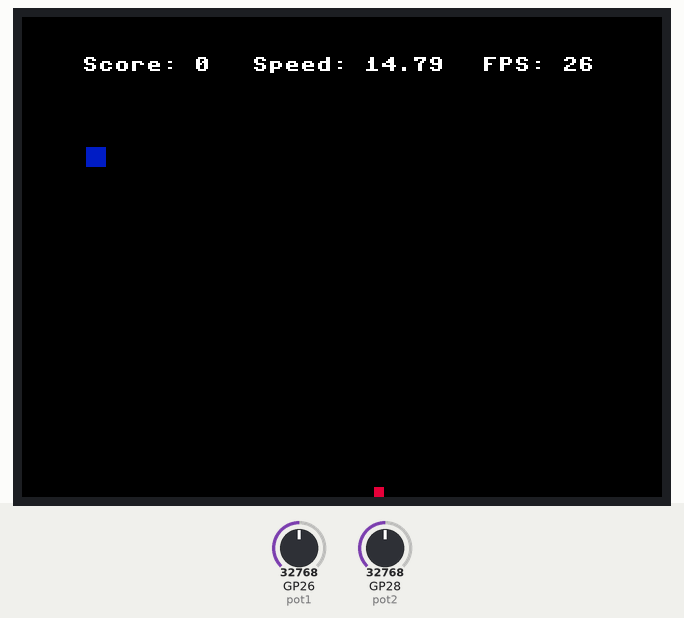
This program was run on a simulated Raspberry Pi Pico running MicroPython. On the bench: 320×240 colour display. The inputs (shaded band) are chosen by the test bench; at power-on: GP26 (pot1) = 32768, GP28 (pot2) = 32768 (analog values on the 0–65535 scale). Random numbers come from a fixed seed; library files of the repository ran but are not shown: st7789.py.

Above: at 5.0 s.
5.1 s: GP26 (pot1) set to 56976
6.8 s: GP26 (pot1) set to 57504
8.4 s: GP28 (pot2) set to 45874
At 8.62 s:
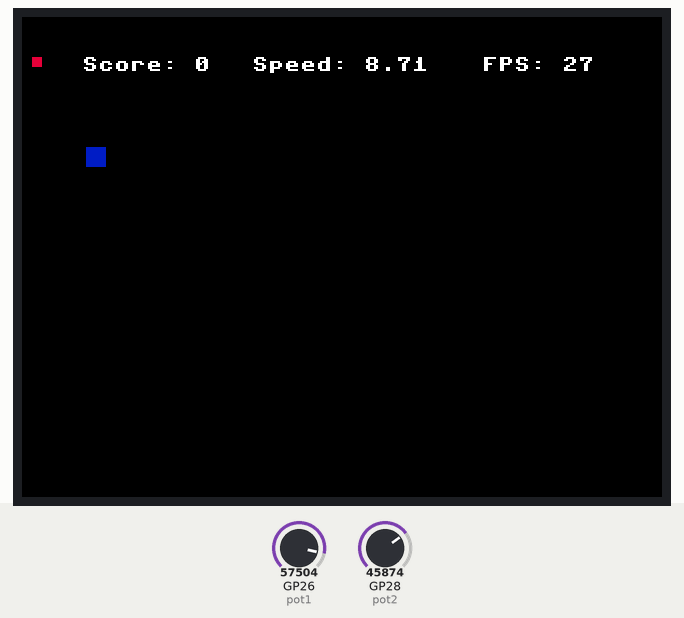
10.0 s: GP28 (pot2) set to 0
At 10.5 s:
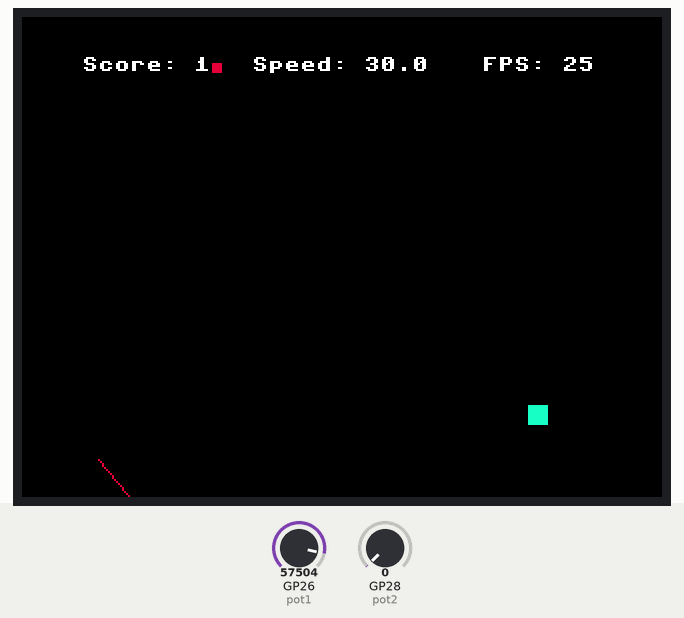
12.4 s: GP28 (pot2) set to 7864
At 13.4 s:
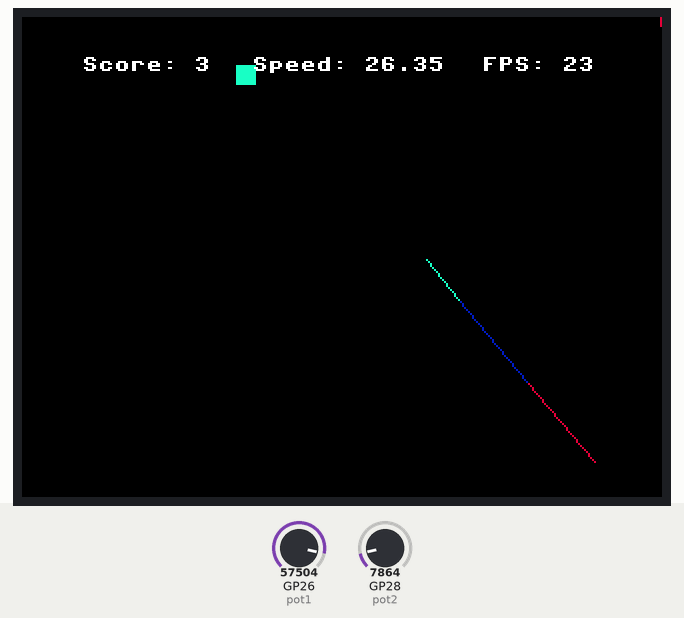

The program:

picosnake.py
```python
from game import Game, GameObject, Cons
from game_objects import Snake, ScoreBoard, Apple
from graphics import Graphics, Shapes
import random as rnd

import math

class SnakeGame(Game):
    def __init__(self):
        super().__init__()
        self.score = 0

    def init(self):
        self.sb = ScoreBoard(30, 20)
        self.add_object(self.sb)
        self.snake = Snake(100, 100, col=self.rand_col())
        self.add_object(self.snake)

        self.add_object(Apple(rnd.randrange(0, Cons.WIDTH - 30), rnd.randrange(0, Cons.HEIGHT - 30), self.rand_col()))

    def rand_col(self):
        col_idx = len(Cons.FUN_COLS)
        return Cons.FUN_COLS[rnd.randrange(0, col_idx)]

    def update(self):
        self.snake.facing = 360-self.left_stick
        self.snake.speed = 30*(1-(self.right_stick/360))
        # if self.pressed('Left'):
        #     self.snake.facing_delta += self.snake.turnrate
        # if self.pressed('Right'):
        #     self.snake.facing_delta -= self.snake.turnrate
        # if self.pressed('Up'):
        #     self.snake.speed += self.snake.speedrate
        # if self.pressed('Down'):
        #     self.snake.speed -= self.snake.speedrate

        super().update()

        self.sb.set_speed(self.snake.speed)
        self.sb.set_score(self.score)
        self.sb.set_fps(self.fps)

        for obj in self.game_objects:
            if isinstance(obj, Apple):
                if(Shapes.contains(obj.hitpoly, (self.snake.x,self.snake.y))):
                    obj.remove = True
                    self.add_object(Apple(rnd.randrange(0, Cons.WIDTH - 30), rnd.randrange(0, Cons.HEIGHT - 30), self.rand_col()))
                    self.snake.feed(1, obj.col)
                    self.score += 1

    def draw(self):
        super().draw()

def main():
    game = SnakeGame()
    game.init()
    game.run()

if __name__ == '__main__':
    main()
```

game.py
```python
from machine import Pin, SPI, ADC
from utime import sleep_ms, ticks_ms
from st7789 import LCD
from graphics import Graphics

import math
import sys

"""
TODO:
- Multithreading for inputs, learning about stabilizing pots
- Rewrite modules in c
"""

class Cons:
    WIDTH = 320
    HEIGHT = 240
    TIMESTEP = 30

    BL = 13
    DC = 8
    RST = 12
    DIN = 11
    CLK = 10
    CS = 9

    WHITE  = 0xFFFF
    BLACK  = 0x0000
    GREEN  = 0x001F
    RED    = 0xF800
    BLUE   = 0x07E0
    GBLUE  = 0X07FF
    YELLOW = 0xFFE0
    ORANGE = 0xFBE0
    CYAN   = 0x7FF
    PINK   = 0xF81F
    PURPLE = 0xD01F

    FUN_COLS = [GREEN, RED, BLUE, GBLUE, YELLOW, ORANGE, CYAN, PINK, PURPLE]

class GameObject():
    def __init__(self):
        self.remove = False

    def update(self):
        """ Updates the Object """

    def draw(self, graphics):
        """ Draws the Game """

class Game():
    def __init__(self):
        # SCREEN
        self.spi = SPI(1, 412500000, polarity=0, phase=0, sck=Pin(Cons.CLK), mosi=Pin(Cons.DIN), miso=None)
        self.lcd = LCD(self.spi, Cons.WIDTH, Cons.HEIGHT, Cons.CS, Cons.RST, Cons.BL, Cons.DC)

        # GRAPHICS
        self.gfx = Graphics(
            width  = Cons.WIDTH,
            height = Cons.HEIGHT,
            pixel  = self.lcd.pixel,
            hline  = self.lcd.hline,
            vline  = self.lcd.vline,
            text   = self.lcd.text)

        # CONTROLS
        self.pot1 = ADC(26)
        self.pot2 = ADC(28)
        self.scaled = 65535 / 365
        self.left_stick  = 0
        self.right_stick = 0

        # OBJECTS
        self.game_objects: list[GameObject] = []

        # TIMING
        self.timer = ticks_ms()
        self.tickrate = int(1000 / Cons.TIMESTEP)
        self.fps = 0

        # BACKLIGHT
        Pin(Cons.BL).value(1)

    def add_object(self, obj: GameObject):
        self.game_objects.append(obj)

    def remove_object(self, obj: GameObject):
        self.game_objects.remove(obj)


    def run(self):
        self.running = True
        self._run()

    def _run(self):
        while self.running:
            dt = 0
            t = ticks_ms()

            self.update()
            self.draw()

            dt = ticks_ms() - t
            self.fps = int(1000/dt)
            if dt < self.tickrate:
                sleep_time = (self.tickrate - dt)
                sleep_ms(sleep_time)

    def update(self):
        """Updates the game."""
        self.left_stick  = self.pot1.read_u16()/self.scaled
        self.right_stick = self.pot2.read_u16()/self.scaled

        for obj in self.game_objects:
            obj.update()
            if obj.remove:
                self.remove_object(obj)

    def draw(self):
        self.lcd.fill(0x000)
        """Draws the game."""
        for obj in reversed(self.game_objects):
            obj.draw(self.gfx)
        self.lcd.show()


def main():
    game = Game()
    game.run()

if __name__ == '__main__':
    main()
```

game_objects.py
```python
from game import GameObject, Cons
from graphics import Shapes
import math

class Apple(GameObject):
    def __init__(self, x, y, c):
        super().__init__()
        self.x = x
        self.y = y
        self.r = 10
        self.col = c
        self.hitpoly = [
            (self.x-(self.r*1.5), self.y-(self.r*1.5)),
            (self.x+(self.r*1.5), self.y-(self.r*1.5)),
            (self.x+(self.r*1.5), self.y+(self.r*1.5)),
            (self.x-(self.r*1.5), self.y+(self.r*1.5))
        ]

    def draw(self, gfx):
        gfx.fill_rect(self.x, self.y, self.r, self.r, self.col)
        super().draw(gfx)

class Snake(GameObject):
    def __init__(self, x=(Cons.WIDTH/2), y=(Cons.HEIGHT/2), w=10, col=Cons.PINK):
        super().__init__()
        self.x = x
        self.y = y
        self.w = w
        self.facing = 0
        self.dx = 0
        self.dy = 0
        self.col = col

        self.l = 1
        self.x_hist = []
        self.y_hist = []
        self.body_col = []

        self.body_gap = 2

        self.speed = 2

        for bp in range(self.l):
            self.x_hist.append(self.x)
            self.y_hist.append(self.y)
            self.body_col.append(self.col)

    def feed(self, food_amount, food_col):
        self.l += food_amount
        for bp in range(food_amount):
            self.body_col.append(food_col)

    def update(self):
        super().update()
        self.x += self.speed * math.sin(math.radians(self.facing))
        self.y += self.speed * math.cos(math.radians(self.facing))

        self.x_hist.insert(0, self.x)
        if(len(self.x_hist) > (self.l * self.body_gap)):
            self.x_hist.pop(-1)
        self.y_hist.insert(0, self.y)
        if(len(self.y_hist) > (self.l * self.body_gap)):
            self.y_hist.pop(-1)

        if self.x < 0 - self.w:
            self.x = Cons.WIDTH + self.w
        if self.y < 0 - self.w:
            self.y = Cons.HEIGHT + self.w
        if self.x > Cons.WIDTH + self.w:
            self.x = 0
        if self.y > Cons.HEIGHT + self.w:
            self.y = 0

        self.hitpoly = []
        self.headpoly = []

    def draw(self, gfx):
        # SPINE
        gfx.fill_rect(int(self.x), int(self.y), self.w - 5, self.w - 5, self.col)
        spine = []

        for bp in range(self.l):
            try:
                draw_x = int(self.x_hist[(bp + 1) * self.body_gap])
                draw_y = int(self.y_hist[(bp + 1) * self.body_gap])
            except:
                draw_x = int(self.x_hist[-1])
                draw_y = int(self.y_hist[-1])
            spine.append((draw_x, draw_y))

        for vtb in range(len(spine)-1):
            v0_x, v0_y = spine[vtb]
            v1_x, v1_y = spine[vtb+1]

            if abs(v1_x - v0_x) < 100 and abs(v1_y - v0_y) < 100:
                gfx.line(v0_x, v0_y, v1_x, v1_y, self.body_col[vtb])

        ## RECTS
        #     gfx.fill_rect(draw_x, draw_y, self.w, self.w, self.body_col[bp])
        # gfx.fill_rect(int(self.x), int(self.y), self.w + 5, self.w + 5, self.col)

        # for bp in range(self.l):
        #     try:
        #         draw_x = int(self.x_hist[(bp + 1) * self.body_gap])
        #         draw_y = int(self.y_hist[(bp + 1) * self.body_gap])
        #     except:
        #         draw_x = int(self.x_hist[-1])
        #         draw_y = int(self.y_hist[-1])

        #     gfx.fill_rect(draw_x, draw_y, self.w, self.w, self.body_col[bp])
        super().draw(gfx)

class ScoreBoard(GameObject):
    def __init__(self, x, y):
        super().__init__()
        self.x = x
        self.y = y
        self.score = 0
        self.speed = 0
        self.fps = 0

    def update(self):
        super().update()

    def draw(self, gfx):
        gfx.base_text('Score: ' + str(self.score), self.x, self.y, Cons.WHITE)
        gfx.base_text('Speed: ' + str(round(self.speed, 2)), self.x + 85, self.y, Cons.WHITE)
        gfx.base_text('FPS: '   + str(self.fps), self.x + 200, self.y, Cons.WHITE)

    def set_score(self, score):
        self.score = score

    def set_speed(self, speed):
        self.speed = speed

    def set_fps(self, fps):
        self.fps = fps
```

graphics.py
```python
import math
import framebuf as fb

class Graphics():
    def __init__(self, width, height, pixel, hline, vline, text):
        self.width = width
        self.height = height
        self._pixel = pixel
        self.hline = hline
        self.vline = vline
        self.base_text = text

    def fill_rect(self, x0, y0, width, height, *args, **kwargs):
        if y0 < -height or y0 > self.height or x0 < -width or x0 > self.width:
            return
        for i in range(x0, x0+width):
            self.vline(i, y0, height, *args, **kwargs)

    def line(self, x0, y0, x1, y1, *args, **kwargs):
        steep = abs(y1 - y0) > abs(x1 - x0)
        if steep:
            x0, y0 = y0, x0
            x1, y1 = y1, x1
        if x0 > x1:
            x0, x1 = x1, x0
            y0, y1 = y1, y0
        dx = x1 - x0
        dy = abs(y1 - y0)
        err = dx // 2
        ystep = 0
        if y0 < y1:
            ystep = 1
        else:
            ystep = -1
        while x0 <= x1:
            if steep:
                self._pixel(y0, x0, *args, **kwargs)
            else:
                self._pixel(x0, y0, *args, **kwargs)
            err -= dy
            if err < 0:
                y0 += ystep
                err += dx
            x0 += 1

    def base_text(self, string, x, y, col, *args, **kwargs):
        self.text(s=string, x=x, y=y, c=col, *args, **kwargs)

class Shapes():
    @staticmethod
    def poly_lines(args):
        pts = [int(coord) for tup in args for coord in tup]
        lines = []
        for pt in range(0, len(pts), 2):
            a = pt % (len(pts))
            b = (pt+1) % (len(pts))
            c = (pt+2) % (len(pts))
            d = (pt+3) % (len(pts))

            lines.append((pts[a], pts[b], pts[c], pts[d]))
        return lines

    @staticmethod
    def unpack_poly(poly):
        return [coord for tup in poly for coord in tup]

    @staticmethod
    def contains(poly, point):
        pts = [int(coord) for tup in poly for coord in tup]

        x_pts = pts[::2]
        y_pts = pts[1::2]

        min_x = min(x_pts)
        min_y = min(y_pts)
        max_x = max(x_pts)
        max_y = max(y_pts)


        xfit = point[0] > min_x and point[0] < max_x
        yfit = point[1] > min_y and point[1] < max_y

        return xfit and yfit
```
